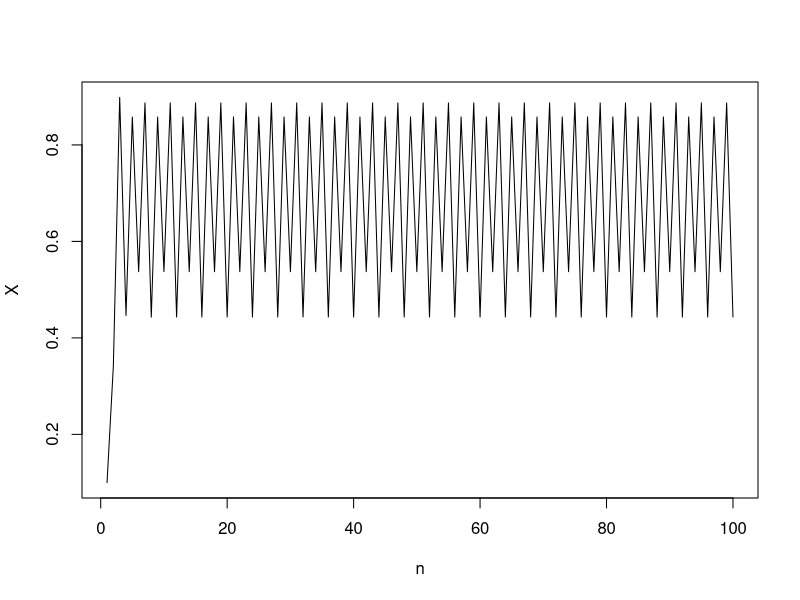
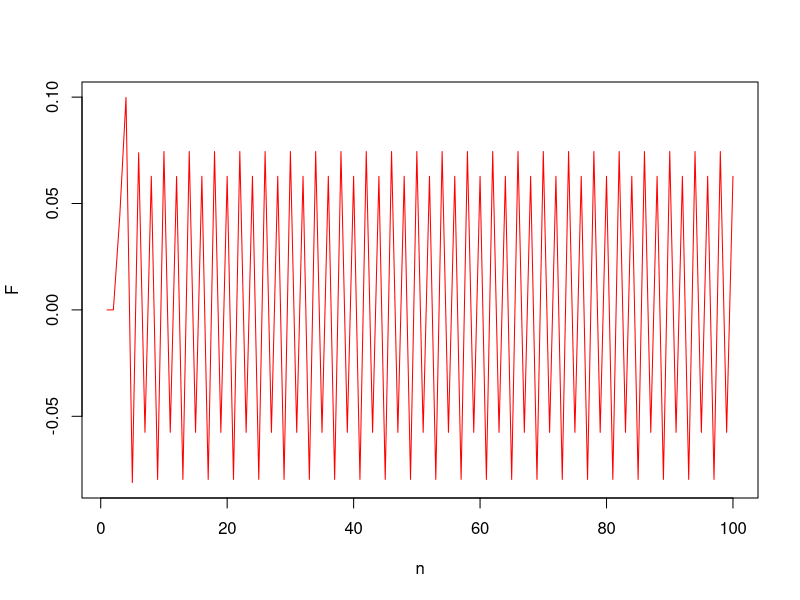
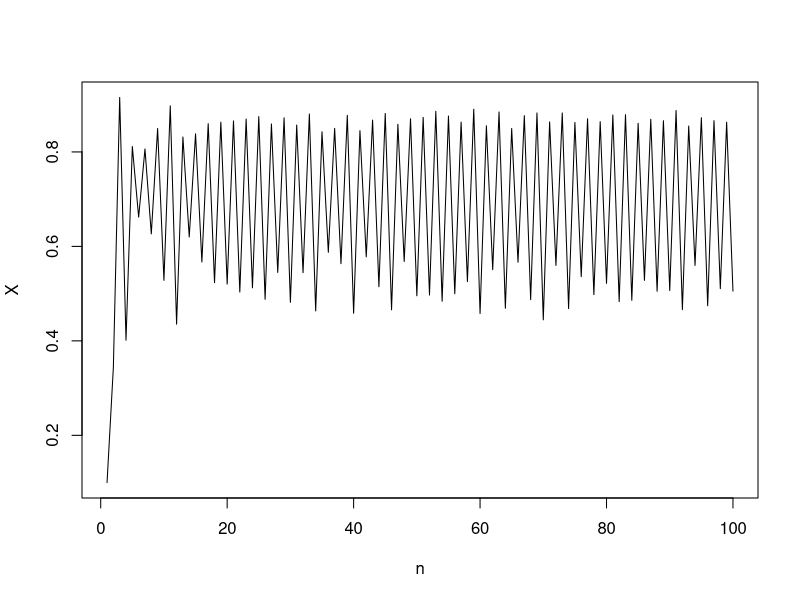
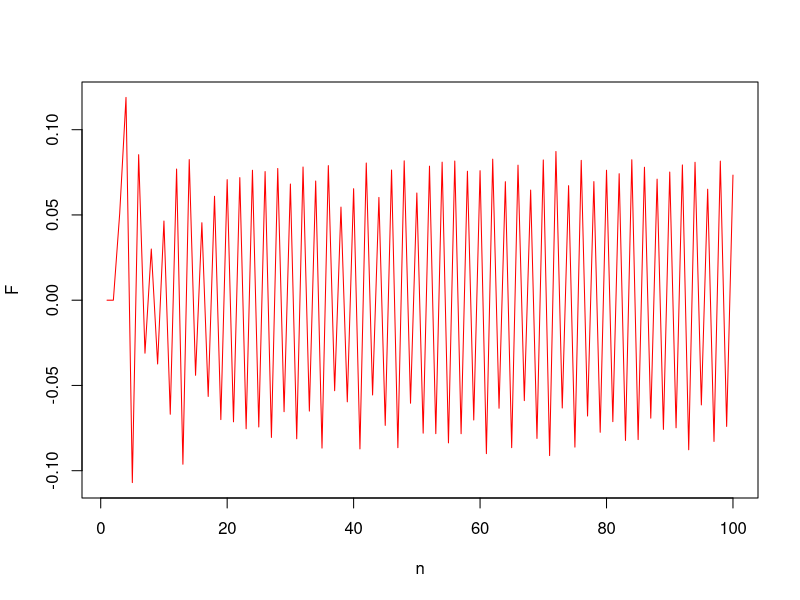
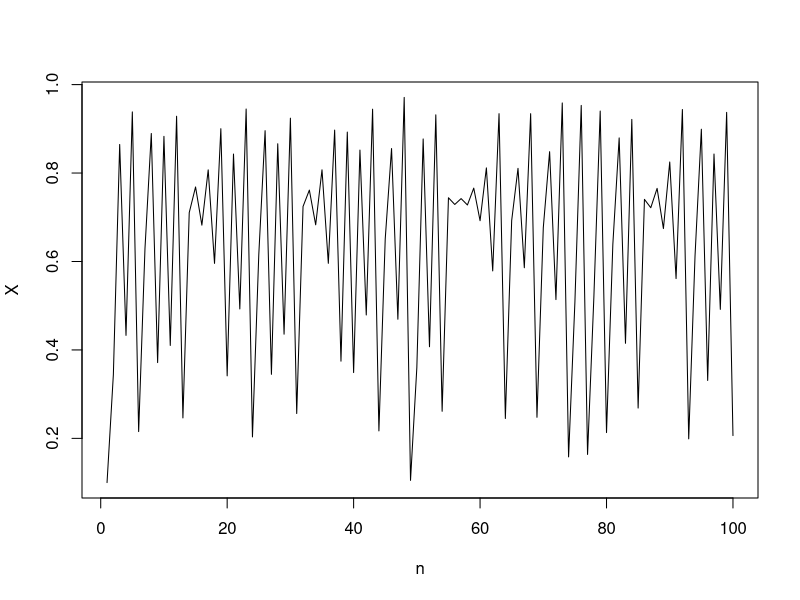
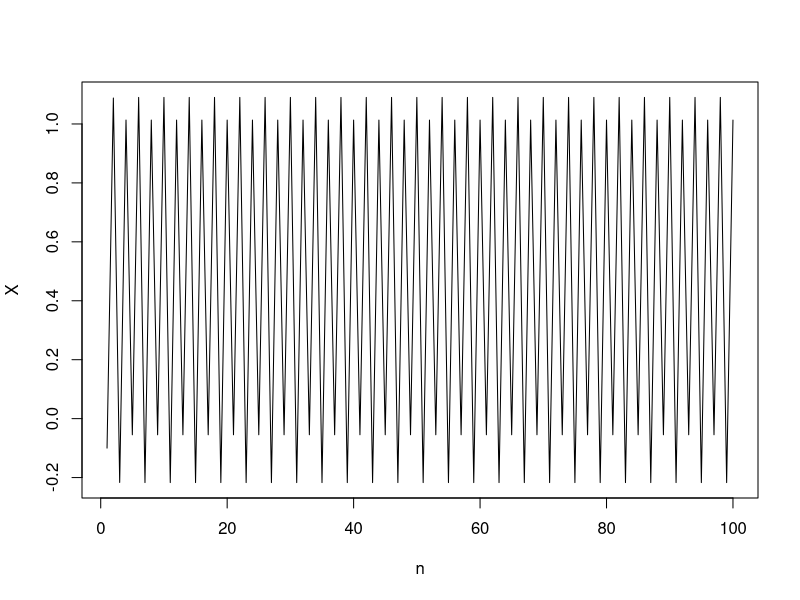
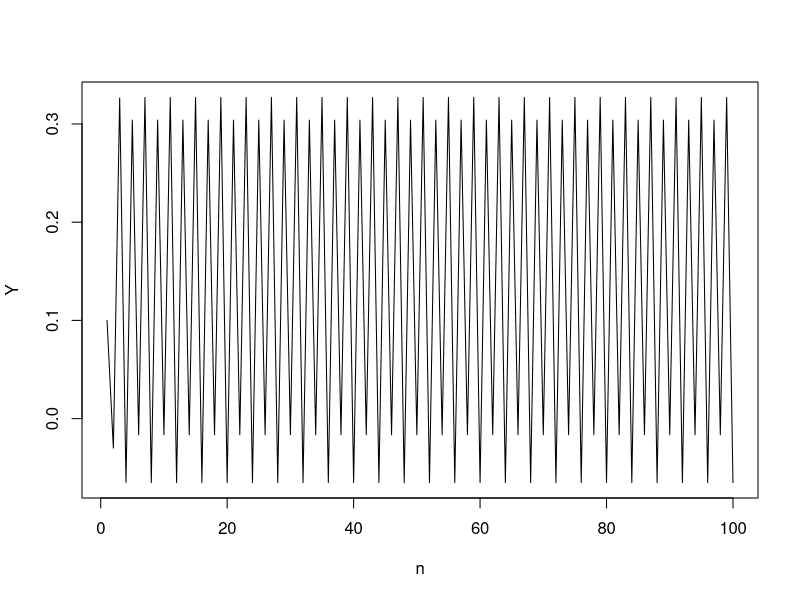
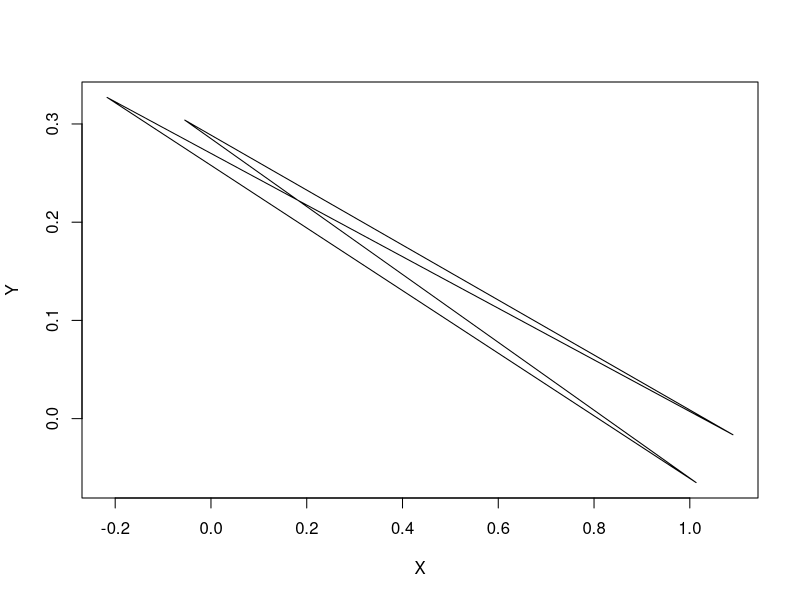

Write the R code that produced these figures, in order.
# Autor: Cristian Leonardo Ríos López
# Código: 0842139
# Institución: Universidad del Valle
# Fecha: Mayo de 2013
# Licencia: GPL v.1
# Nombre del archivo: control.R
# Email: cristian.rios@correounivalle.edu.co
# Descripción: Permite crear series temporales de diferentes sistemas caóticos con y sin control y graficarlas
# Los parámetros que se usan para realizar el control son obtenidos usando otro algoritmo.

#-------------Ecuacion logistica-----------------------------------

x0<-0.1
r<-3.8
N<-100
O<-1 #cantidad de orbitas

serieEL<-function(x,r,N,R,K,O,I)
{
    #Xi -> sistema con ruido y control segun el caso
    #C -> accion de control aplicada
    #Zi -> sistemas sin control, con ruido o sin ruido segun el caso
    #S -> ruido
    Xi<-C<-Zi<-numeric()
    s<-rnorm(1)*I
    Zi[1]<-x
    Zi[2]<-r*Zi[1]*(1-Zi[1]) + s*R
	Xi[1]<-x
	Xi[2]<-r*Xi[1]*(1-Xi[1]) + s*R
    C[1]<-C[2]<-0
	
	for (i in 3:N)
	{
        s<-rnorm(1)*I
        C[i]<-K*(Xi[i-1-O]-Xi[i-1])
   		Xi[i]<-r*Xi[i-1]*(1-Xi[i-1]) + C[i] + s*R
        Zi[i]<-r*Zi[i-1]*(1-Zi[i-1]) + s*R
	}
	return(list(Xi,C,Zi))
}

Ruido<-0
K<-0
K<- -0.765887 #-0.8 <= K <= 0.12    periodo 1
K<- -0.206769 #-0.8 <= K <= 0.12    periodo 2
K<- -0.179432 #-0.8 <= K <= 0.12    periodo 3
X<-serieEL(x0,r,N,0,K,O,Ruido)
plot(X[[1]],type='l',xlab='n',ylab='X')
plot(X[[2]],type='l',xlab='n',ylab='F',col='red')

Ruido<-0.02
K<- -0.481874 #-0.8 <= K <= 0.12    periodo 1   Ruido=0.02
K<- -0.372578 #-0.76 <= K <= 0.1    periodo 2   Ruido=0.02
K<- -0.285631 #-0.92 <= K <= 0.1    periodo 4   Ruido=0.02

Ruido<-0.01
K<- -0.42997 #-0.84 <= K <= 0.12    periodo 1   Ruido=0.01
K<- -0.240823 #-0.68 <= K <= 0.1    periodo 2   Ruido=0.01
K<- -0.208122 #-0.86 <= K <= 0.12   periodo 4   Ruido=0.01

X<-serieEL(x0,r,N,1,K,O,Ruido)
plot(X[[1]],type='l',xlab='n',ylab='X')
plot(X[[2]],type='l',xlab='n',ylab='F',col='red')
plot(X[[3]],type='l',xlab='n',ylab='X') #sistemas solo con ruido

#-.-.-.-.-.-.-.-.-.-.--..-.-.--.-.--.-.-.-.-.-.-.-.--.
#---------------------sistema de henon----------------

x0<--0.1
y0<-0.1
a<-1.2
b<-0.3
N<-100
O<-1 #cantidad de orbitas

serieSH<-function(x,y,a,b,N,R,K,O,I)
{
	Xi<-Yi<-C<-Zxi<-Zyi<-numeric()
    s<-rnorm(1)*I
	Xi[1]<-x
	Yi[1]<-y
    Xi[2]<-1-a*Xi[1]*Xi[1]+Yi[1] + s*R
	Yi[2]<-b*Xi[1]
    Zxi[1]<-x
	Zyi[1]<-y
    Zxi[2]<-1-a*Zxi[1]*Zxi[1]+Zyi[1] + s*R
	Zyi[2]<-b*Zxi[1]
    C[1]<-C[2]<-0

	for(i in 3:N)
	{
        s<-rnorm(1)*I
        C[i]<-K*(Xi[i-1-O]-Xi[i-1])
		Xi[i]<-1-a*Xi[i-1]*Xi[i-1]+Yi[i-1] + C[i] + R*s
		Yi[i]<-b*Xi[i-1]
   		Zxi[i]<-1-a*Zxi[i-1]*Zxi[i-1]+Zyi[i-1] + R*s
		Zyi[i]<-b*Zxi[i-1]
	}

	return(list(Xi,Yi,C,Zxi,Zyi))
}

K<-0
K<--0.854827 #-1.24 <= K <= 0.16    periodo 1
K<--0.291749 #-1.24 <= K <= 0.16    periodo 2
K<--0.196889 #-1.24 <= K <= 0.16    periodo 4
X<-serieSH(x0,y0,a,b,N,0,K,O,Ruido)
plot(X[[1]],type='l',xlab='n',ylab='X')
plot(X[[2]],type='l',xlab='n',ylab='Y')
plot(X[[1]][10:100],X[[2]][10:100],xlab='X',ylab='Y',pch='*',type='l')
plot(X[[3]],type='l',xlab='n',ylab='F',col='red')

Ruido<-0.08
K<- -0.87709 #-1.2 <= K <= 0.12     periodo 1   Ruido=0.08
K<- -0.458163 #-1.18 <= K <= 0.28   periodo 2   Ruido=0.08
K<- -0.39932 #-1.24 <= K <= 0.1     periodo 4   Ruido=0.08

Ruido<-0.04
K<- -0.78253 #-1.22 <= K <= 0.14    periodo 1   Ruido=0.04
K<- -0.360447 #-1.26 <= K <= 0.1    periodo 2   Ruido=0.04
K<- -0.279422 #-1.24 <= K <= 0.12   periodo 4   Ruido=0.04

X<-serieSH(x0,y0,a,b,N,1,K,O,Ruido)
plot(X[[1]],type='l',xlab='n',ylab='X')
plot(X[[2]],type='l',xlab='n',ylab='Y')
plot(X[[4]],type='l',xlab='n',ylab='X') #x sin control
plot(X[[5]],type='l',xlab='n',ylab='Y') #y sin control
plot(X[[3]],type='l',xlab='n',ylab='F',col='red')

#-.-.-.-.-.-.-.-.-.-.-.-.-.-.-.-.-.--.-.-.-.-.-.-.-.-.-.-.-.-.-.-
#---------------Sistema de Ikeda---------------------------------

x<-0.1
y<-0.1
a<-1.0
b<-0.9
c<-0.4
d<-6.0
N<-100
O<-1

serieIK<-function(x,y,a,b,c,d,N,R,K,O,I)
{
	Xi<-Yi<-Zxi<-Zyi<-C<-numeric()
    s<-rnorm(1)*I
	Xi[1]<-x
	Yi[1]<-y
    u<-(c-d)/(1+Xi[1]*Xi[1]+Yi[1]*Yi[1])
	Xi[2]<-a+b*(Xi[1]*cos(u)-Yi[1]*sin(u)) + s*R
	Yi[2]<-b*(Xi[1]*sin(u)+Yi[1]*cos(u))
    Zxi[1]<-x
	Zyi[1]<-y
    Zxi[2]<-a+b*(Zxi[1]*cos(u)-Zyi[1]*sin(u)) + s*R
	Zyi[2]<-b*(Zxi[1]*sin(u)+Zyi[1]*cos(u))	
	C[1]<-C[2]<-0

    for(i in 3:N)
	{
        s<-rnorm(1)*I
        C[i]<-K*(Xi[i-1-O]-Xi[i-1])
		u<-(c-d)/(1+Xi[i-1]*Xi[i-1]+Yi[i-1]*Yi[i-1])
		Xi[i]<-a+b*(Xi[i-1]*cos(u)-Yi[i-1]*sin(u)) + C[i] + s*R
		Yi[i]<-b*(Xi[i-1]*sin(u)+Yi[i-1]*cos(u))
        u<-(c-d)/(1+Zxi[i-1]*Zxi[i-1]+Zyi[i-1]*Zyi[i-1])
		Zxi[i]<-a+b*(Zxi[i-1]*cos(u)-Zyi[i-1]*sin(u)) + s*R
		Zyi[i]<-b*(Zxi[i-1]*sin(u)+Zyi[i-1]*cos(u))
	}
	return(list(Xi,Yi,C,Zxi,Zyi))
}

K<-0
K<- -1.05136  #-2 <= K <= 2 periodo 1
K<- -0.159932 #-2 <= K <= 2 periodo 2
K<- -0.324299 #-2 <= K <= 2 periodo 4

#otros
K<- -0.803969   #periodo A

X<-serieIK(x,y,a,b,c,d,N,0,K,O,Ruido)
plot(X[[1]],type='l',xlab='n',ylab='X')
plot(X[[2]],type='l',xlab='n',ylab='Y')
plot(X[[1]][60:300],X[[2]][60:300],xlab='X',ylab='Y',pch='*',type='l')
plot(X[[3]],type='l',xlab='n',ylab='F',col='red')

Ruido<-0.015
K<- -0.569009  #-2 <= K <= 2    periodo 1 Ruido=0.02
K<- -0.166959  #-2 <= K <= 2    periodo 2 Ruido=0.02
K<- -0.315061  #-2 <= K <= 2    periodo 4 Ruido=0.02

X<-serieIK(x,y,a,b,c,d,N,1,K,O,Ruido)
plot(X[[1]],type='l',xlab='n',ylab='X')
plot(X[[2]],type='l',xlab='n',ylab='Y')
plot(X[[4]],type='l',xlab='n',ylab='X') #x sin control
plot(X[[5]],type='l',xlab='n',ylab='Y') #y sin control
plot(X[[3]],type='l',xlab='n',ylab='F',col='red')
#-.-.-.-.-.-.-.-.-.-.-.-.-.-.-.-.-.--.-.-.-.-.-.-.-.-.-.-.-.-.-.-
#---------------Sistema de Tinkerbell---------------------------------

x<-0.1
y<-0.1
a<-0.5
b<--0.6
c<-2.2
d<-0.5
N<-100
O<-1

serieTK<-function(x,y,a,b,c,d,N,R,K,O,I)
{
    Xi<-Yi<-C<-Zxi<-Zyi<-numeric()
    s<-rnorm(1)*I
	Xi[1]<-x
	Yi[1]<-y
    Xi[2]<-Xi[1]*Xi[1]-Yi[1]*Yi[1]+a*Xi[1]+b*Yi[1] + s*R
    Yi[2]<-2*Xi[1]*Yi[1]+c*Xi[1]+d*Yi[1]
    Zxi[1]<-x
	Zyi[1]<-y
    Zxi[2]<-Zxi[1]*Zxi[1]-Zyi[1]*Zyi[1]+a*Zxi[1]+b*Zyi[1] + s*R
    Zyi[2]<-2*Zxi[1]*Zyi[1]+c*Zxi[1]+d*Zyi[1]
    C[1]<-C[2]<-0

	for(i in 3:N)
	{
        s<-rnorm(1)*I
        C[i]<-K*(Xi[i-1-O]-Xi[i-1])
		Xi[i]<-Xi[i-1]*Xi[i-1]-Yi[i-1]*Yi[i-1]+a*Xi[i-1]+b*Yi[i-1] + C[i] + s*R
        Yi[i]<-2*Xi[i-1]*Yi[i-1]+c*Xi[i-1]+d*Yi[i-1]
        Zxi[i]<-Zxi[i-1]*Zxi[i-1]-Zyi[i-1]*Zyi[i-1]+a*Zxi[i-1]+b*Zyi[i-1] + s*R
        Zyi[i]<-2*Zxi[i-1]*Zyi[i-1]+c*Zxi[i-1]+d*Zyi[i-1]
	}

	return(list(Xi,Yi,C,Zxi,Zyi))
}

K<-0
K<-0.820371 #-0.22 <= K <= 1.16     periodo 1
K<-1.15024 #-0.22 <= K <= 1.16      periodo 2
K<-1.01948 #-0.22 <= K <= 1.16      periodo 4
X<-serieTK(x,y,a,b,c,d,N,0,K,O,Ruido)
plot(X[[1]],type='l',xlab='n',ylab='X')
plot(X[[2]],type='l',xlab='n',ylab='Y')
plot(X[[1]],X[[2]],xlab='X',ylab='Y',pch='*',type='l')
plot(X[[3]],type='l',xlab='n',ylab='F',col='red')

Ruido<-0.005
K<- 0.838537 #-0.22 <= K <= 1.14    periodo 1   Ruido=0.005
K<- 1.12989 #-0.2 <= K <= 1.14      periodo 2   Ruido=0.005
K<- 1.05484 #-0.18 <= K <= 1.16     periodo 4   Ruido=0.005

X<-serieTK(x,y,a,b,c,d,N,1,K,O,Ruido)
plot(X[[1]],type='l',xlab='n',ylab='X')
plot(X[[2]],type='l',xlab='n',ylab='Y')
plot(X[[4]],type='l',xlab='n',ylab='X') #x sin control
plot(X[[5]],type='l',xlab='n',ylab='Y') #y sin control
plot(X[[3]],type='l',xlab='n',ylab='F',col='red')

#-.-.-.-.-.-.-.-.-.-.-.-.-.-.-.-.-.--.-.-.-.-.-.-.-.-.-.-.-.-.-.-
